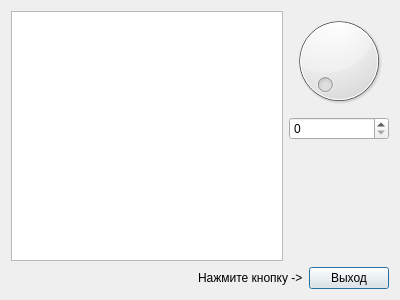
<?xml version="1.0" encoding="UTF-8"?>
<ui version="4.0">
 <class>DialogEx2</class>
 <widget class="QDialog" name="DialogEx2">
  <property name="geometry">
   <rect>
    <x>0</x>
    <y>0</y>
    <width>400</width>
    <height>300</height>
   </rect>
  </property>
  <property name="windowTitle">
   <string>Dialog</string>
  </property>
  <layout class="QVBoxLayout" name="verticalLayout_2">
   <item>
    <layout class="QHBoxLayout" name="horizontalLayout_2">
     <item>
      <widget class="QTextEdit" name="textEdit"/>
     </item>
     <item>
      <layout class="QVBoxLayout" name="verticalLayout">
       <item>
        <widget class="QDial" name="dial"/>
       </item>
       <item>
        <widget class="QSpinBox" name="spinBox"/>
       </item>
       <item>
        <spacer name="verticalSpacer">
         <property name="orientation">
          <enum>Qt::Vertical</enum>
         </property>
         <property name="sizeHint" stdset="0">
          <size>
           <width>20</width>
           <height>40</height>
          </size>
         </property>
        </spacer>
       </item>
      </layout>
     </item>
    </layout>
   </item>
   <item>
    <layout class="QHBoxLayout" name="horizontalLayout">
     <item>
      <spacer name="horizontalSpacer">
       <property name="orientation">
        <enum>Qt::Horizontal</enum>
       </property>
       <property name="sizeHint" stdset="0">
        <size>
         <width>40</width>
         <height>20</height>
        </size>
       </property>
      </spacer>
     </item>
     <item>
      <widget class="QLabel" name="label">
       <property name="text">
        <string>Нажмите кнопку -&gt;</string>
       </property>
      </widget>
     </item>
     <item>
      <widget class="QPushButton" name="pushButton">
       <property name="text">
        <string>Выход</string>
       </property>
      </widget>
     </item>
    </layout>
   </item>
  </layout>
 </widget>
 <resources/>
 <connections>
  <connection>
   <sender>dial</sender>
   <signal>sliderMoved(int)</signal>
   <receiver>spinBox</receiver>
   <slot>setValue(int)</slot>
   <hints>
    <hint type="sourcelabel">
     <x>338</x>
     <y>60</y>
    </hint>
    <hint type="destinationlabel">
     <x>338</x>
     <y>127</y>
    </hint>
   </hints>
  </connection>
  <connection>
   <sender>spinBox</sender>
   <signal>valueChanged(int)</signal>
   <receiver>dial</receiver>
   <slot>setValue(int)</slot>
   <hints>
    <hint type="sourcelabel">
     <x>338</x>
     <y>127</y>
    </hint>
    <hint type="destinationlabel">
     <x>338</x>
     <y>60</y>
    </hint>
   </hints>
  </connection>
  <connection>
   <sender>pushButton</sender>
   <signal>clicked()</signal>
   <receiver>DialogEx2</receiver>
   <slot>reject()</slot>
   <hints>
    <hint type="sourcelabel">
     <x>352</x>
     <y>277</y>
    </hint>
    <hint type="destinationlabel">
     <x>199</x>
     <y>149</y>
    </hint>
   </hints>
  </connection>
  <connection>
   <sender>spinBox</sender>
   <signal>textChanged(QString)</signal>
   <receiver>textEdit</receiver>
   <slot>append(QString)</slot>
   <hints>
    <hint type="sourcelabel">
     <x>338</x>
     <y>127</y>
    </hint>
    <hint type="destinationlabel">
     <x>145</x>
     <y>133</y>
    </hint>
   </hints>
  </connection>
 </connections>
</ui>
